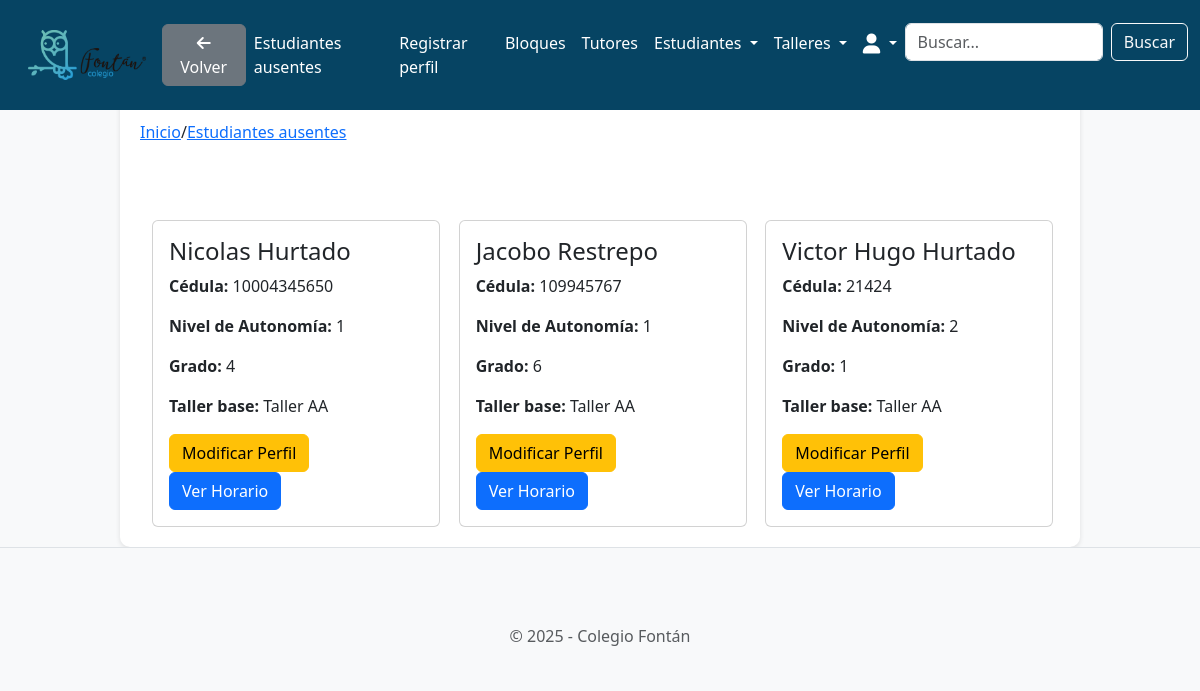
The page /students/absent_students/ (signed in) on the database as committed earlier.
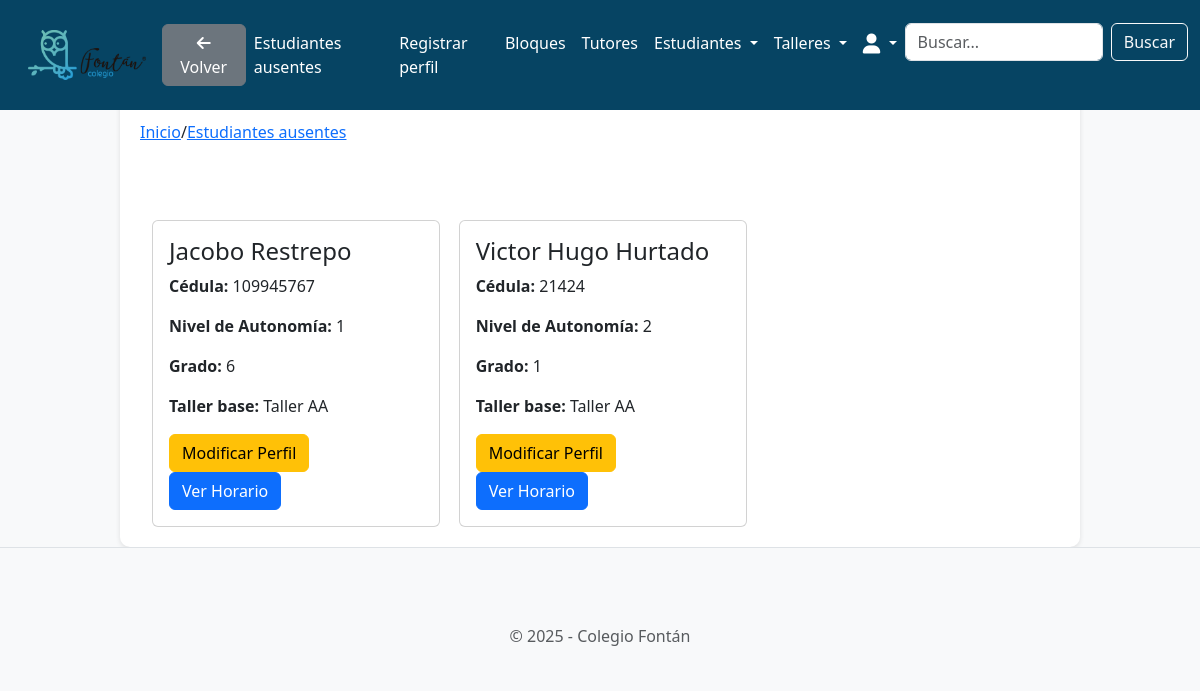
The same page on the database as committed later.
### students/models.py (models this page shows, shortened)
class Student(models.Model):
    STATUS_CHOICES = [
        ('present', 'Presente'),
        ('absent', 'Ausente'),
        ('neutral', 'No llamado'),
    ]
    student_id = models.AutoField(primary_key=True)
    name = models.CharField(max_length=100)
    lastname = models.CharField(max_length=100)
    id_number = models.IntegerField(unique=True)
    autonomy_level = models.IntegerField(
        choices=[
            (1, 'Nivel 1'),
            (2, 'Nivel 2'),
            (3, 'Nivel 3'),
        ],
        default=1,
    )
    extended_vacation = models.BooleanField(default=False)
    grade = models.IntegerField(
        choices=[
            (1, '1'),
            (2, '2'),
            (3, '3'),
            (4, '4'),
            (5, '5'),
            (6, '6'),
            (7, '7'),
            (8, '8'),
            (9, '9'),
            (10, '10'),
            (11, '11'),
        ],
        default=1,
    )
    status = models.CharField(
        max_length=10,
        choices=STATUS_CHOICES,
        default='neutral'
    )
    workshop = models.ForeignKey('workshops.Workshop', on_delete=models.SET_NULL, null=True, blank=True)
    last_reset = models.DateTimeField(default=now)
    rotation_workshop = models.CharField(max_length=200, blank=True, null=True)

### workshops/models.py (models this page shows, shortened)
class Workshop(models.Model):
    WORKSHOP_TYPES = [
        ('primary', 'Primaria'),
        ('high_school', 'Bachillerato'),
        ('collective', 'Colectivo'),
    ]
    workshop_id = models.AutoField(primary_key=True)
    name = models.CharField(max_length=100, unique=True)
    tutor = models.ForeignKey(
        'tutors.Tutor',
        on_delete=models.SET_NULL,
        null=True,
        blank=True,
        related_name='workshops'  # Esta línea permite acceder a los talleres desde el tutor
    )
    max_capacity = models.IntegerField(default=25)
    type = models.CharField(
        max_length=20,
        choices=WORKSHOP_TYPES,
        default='primary'
    )

### students/views.py (the view)
# urls.py: path('absent_students/', views.absent_students, name='students.absent_students'),
def absent_students(request):
    workshops = Workshop.objects.all()
    students = Student.objects.filter(status='absent')
    paginator = Paginator(students, 30)
    page_number = request.GET.get('page')
    page_obj = paginator.get_page(page_number)
    return render(request, 'students/absent_students.html', {
        'workshops': workshops,
        'students': page_obj,
    })

### students/templates/students/absent_students.html (shortened to what this page needs)
{% extends 'base.html' %}
{% block breadcrumb %}
<a href="{% url 'home.home' %}">Inicio</a>
<span>/</span>
<a href="{% url 'students.absent_students' %}">Estudiantes ausentes</a>
{% endblock %}
{% load static %}
{% block content %}
<div class="container">
  <div class="row row-cols-1 row-cols-md-3 g-4">
    {% if students %}
      {% for student in students %}
        <div class="col">
          <div class="card" style="width: 18rem;">
            <div class="card-body">
              <h4 class="card-title">{{ student.name }} {{ student.lastname }}</h4>
              <p class="card-text"><strong>Cédula:</strong> {{ student.id_number }}</p>
              <p class="card-text"><strong>Nivel de Autonomía:</strong> {{ student.autonomy_level }}</p>
              <p class="card-text"><strong>Grado:</strong> {{ student.grade }}</p>
              <p class="card-text"><strong>Taller base:</strong> {{ student.workshop.name }}</p>
              <a href="{% url 'students.modify_student' student_id=student.student_id %}" class="btn btn-warning">Modificar Perfil</a>
              <a href="{% url 'student_schedule' student_id=student.student_id %}" class="btn btn-primary">Ver Horario</a>
            </div>
          </div>
        </div>
      {% endfor %}
    {% else %}
      <h2>No hay estudiantes disponibles</h2>
    {% endif %}
  </div>
</div>
{% endblock %}

Rows that differ between the two databases and show on the page:
no longer on this page (row edited): Student: name "Nicolas", lastname "Hurtado", id_number "10004345650", autonomy_level "1", grade "4", workshop.name "Taller AA"
